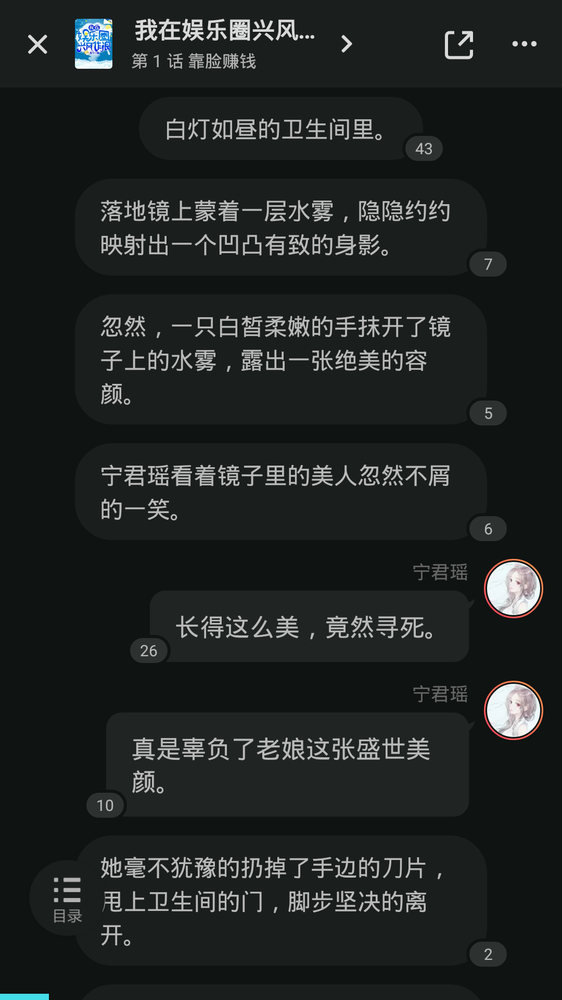
#> input picture OCR/text_detect_ctpn/data/demo/Screenshot_2020-11-01-18-14-14.png, 562 x 1000 px, shrunk from 1080 x 1920 before the run
$ jupyter execute --allow-errors Untitled.ipynb
#> lines starting #> are read from the running program, lines starting #| are printed output that depends on the picture; after the words box and inside, x2 and y2 are one past the last pixel; in counts of white or black regions, pixels touching at a corner belong together
[cell 1]
import cv2 as cv

#> (a cell that did not finish here is left out)

[cell 3]
def local_threshold(image):
    gray = cv.cvtColor(image, cv.COLOR_RGB2GRAY)  #把输入图像灰度化
    #自适应阈值化能够根据图像不同区域亮度分布，改变阈值
    binary =  cv.adaptiveThreshold(gray, 255, cv.ADAPTIVE_THRESH_GAUSSIAN_C,cv.THRESH_BINARY, 25, 10)

    plt.imshow("binary1", binary)

#> (a cell that did not finish here is left out)

[cell 5]
import cv2
import matplotlib.pyplot as plt
#相对路径下读取图片
doge = cv2.imread('Screenshot_2020-11-01-18-14-14.png')
#> doge is the input picture: shape (1000, 562, 3); mean B, G, R 35, 35.9, 31.9
#灰度化处理
grayImage= cv2.cvtColor(doge,cv2.COLOR_BGR2GRAY)
#cv2.imshow('GRAY',grayImage)

grayImage.shape
plt.figure(1)
plt.imshow(grayImage)

[cell 6]
ret, binary = cv.threshold(grayImage, 0, 255, 20)
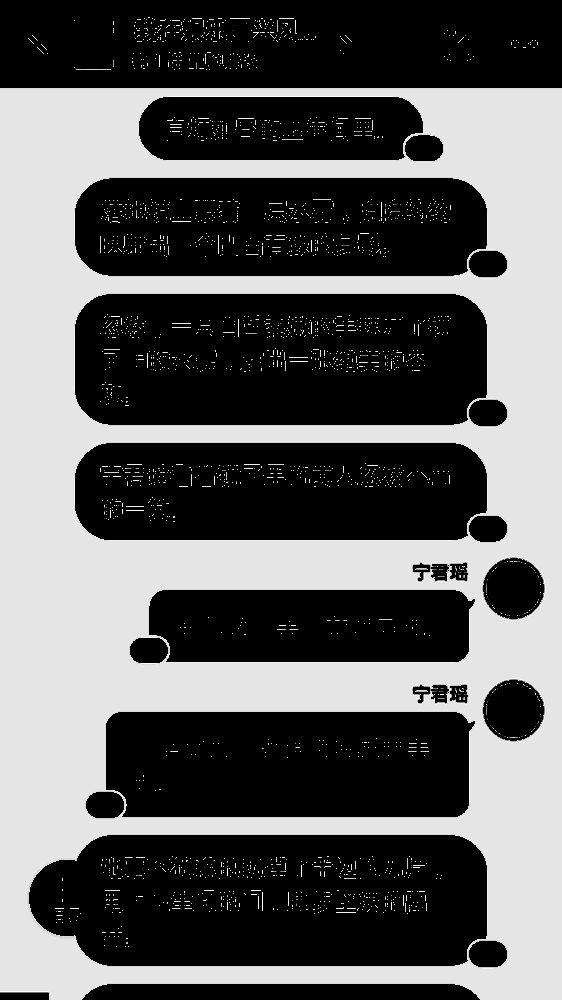
#> binary: shape (1000, 562); min 0, max 20, mean 7.55; drawn with min black and max white

#> (a cell that did not finish here is left out)

[cell 8]
ret,thresh1 = cv2.threshold(grayImage,185,255,cv2.THRESH_BINARY)
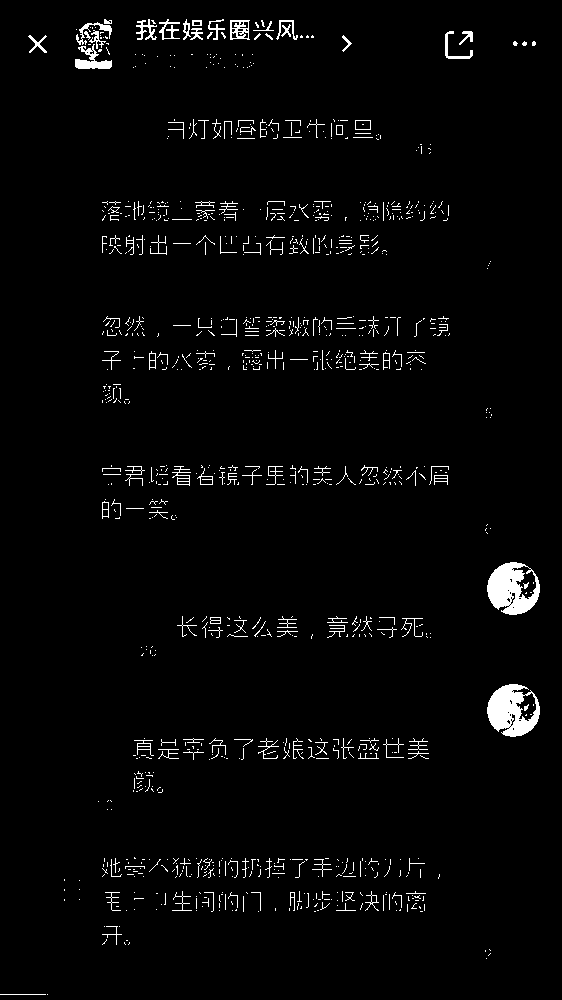
#> thresh1: shape (1000, 562); 2.7% white; 1057 white regions (893 under 20 px), largest, box (x1, y1, x2, y2) and area: (487, 562, 540, 615) 1747, (487, 684, 540, 737) 1744, (75, 44, 112, 69) 422
plt.imshow(thresh1)
cv.imwrite("asd.png",thresh1)
#> Out = True

$ run again, with OCR/text_detect_ctpn/data/demo/Screenshot_2020-11-01-17-57-58.png copied over OCR/text_detect_ctpn/data/demo/Screenshot_2020-11-01-18-14-14.png
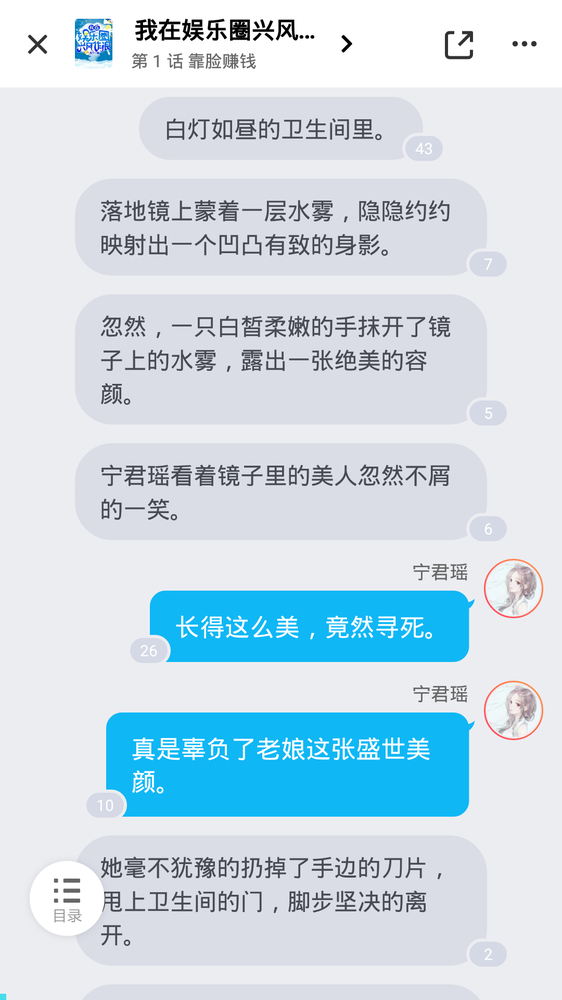
#> input picture OCR/text_detect_ctpn/data/demo/Screenshot_2020-11-01-17-57-58.png, 562 x 1000 px, shrunk from 1080 x 1920 before the run
#> doge is the input picture: shape (1000, 562, 3); mean B, G, R 232.2, 220.9, 203.4
#> `ret, binary = cv.threshold(grayImage, 0, 255, 20)`:
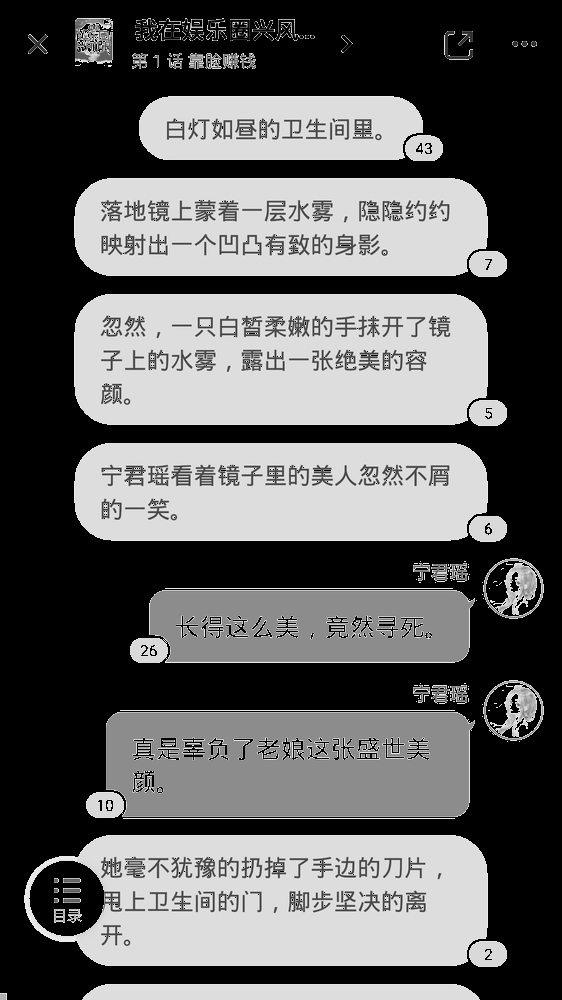
#> binary: shape (1000, 562); min 0, max 235, mean 96.3
#> ret = 235
#> `ret,thresh1 = cv2.threshold(grayImage,185,255,cv2.THRESH_BINARY)`:
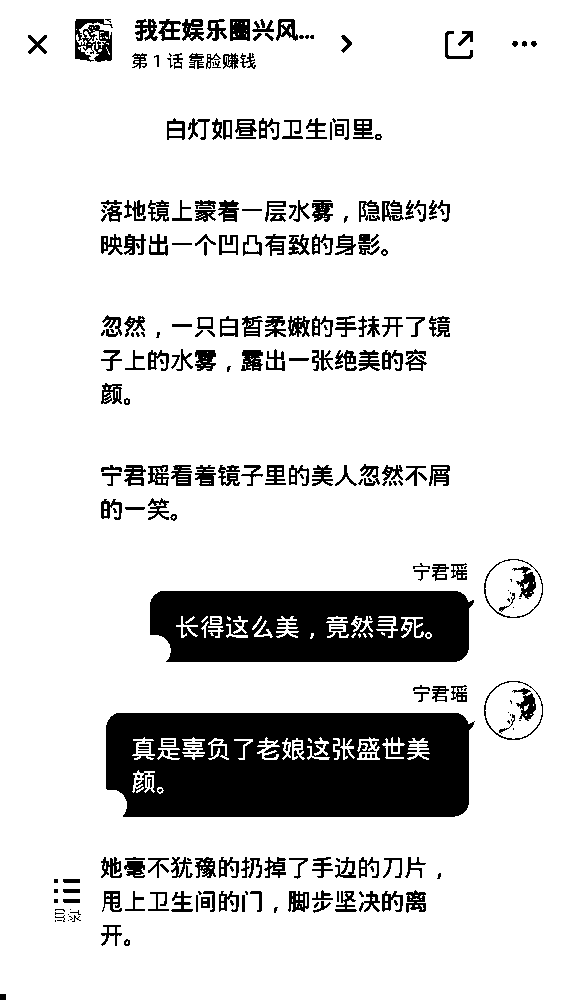
#> thresh1: shape (1000, 562); 85% white; 301 black regions (98 under 20 px), largest, box (x1, y1, x2, y2) and area: (106, 713, 475, 817) 33834, (150, 591, 474, 662) 20055, (75, 19, 113, 62) 990
#> Out = True
